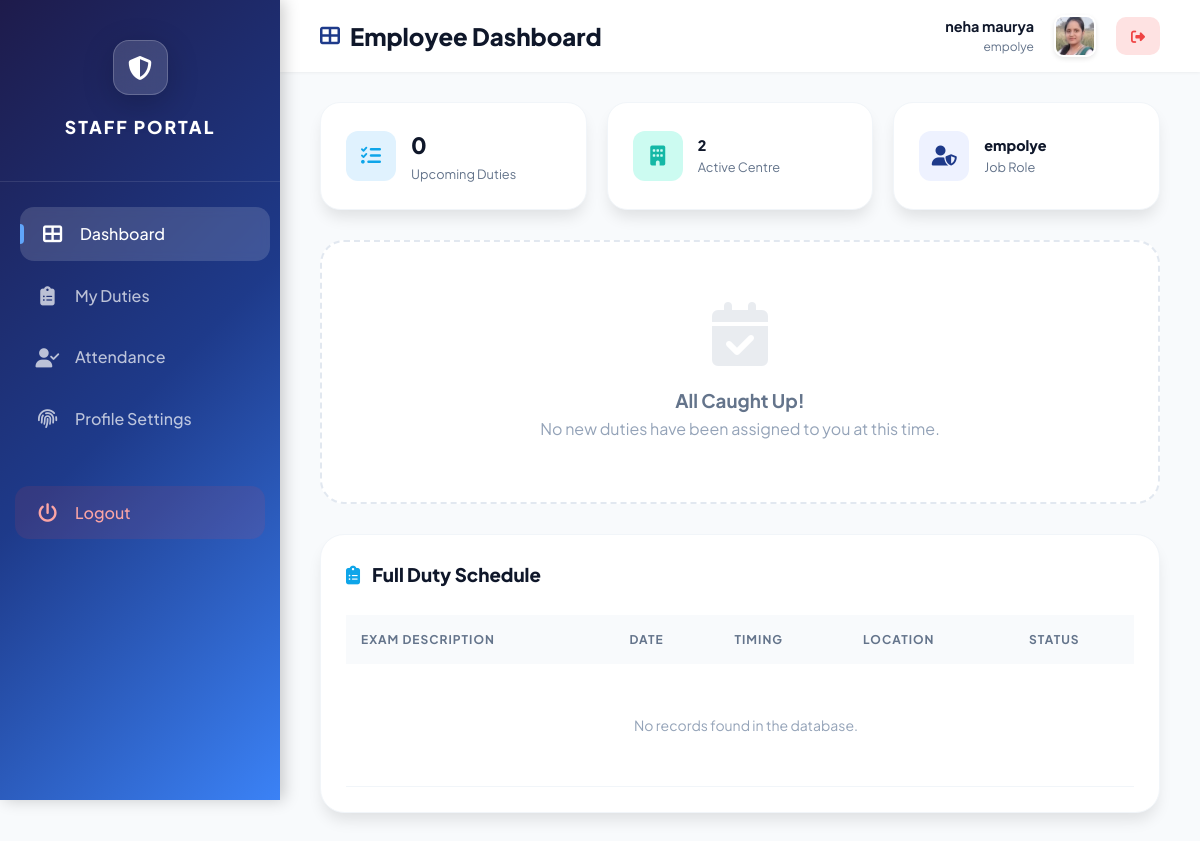
/employee/employee_dashboard.php (signed in), run on the app's committed database.
### tables this page shows
CREATE TABLE `employees` (
  `id` int(11) NOT NULL,
  `name` varchar(100) DEFAULT NULL,
  `email` varchar(100) DEFAULT NULL,
  `role` varchar(50) DEFAULT NULL,
  `centre` varchar(100) DEFAULT NULL,
  `password` varchar(255) DEFAULT NULL,
  `photo` varchar(255) DEFAULT NULL,
  `created_at` timestamp NOT NULL DEFAULT current_timestamp()
);

### employee/employee_dashboard.php (the view, shortened to what this page needs)
<?php
include("../config.php");
$emp_id = $_SESSION['emp_id'];
$today = date('Y-m-d');
$query = mysqli_query($conn, "SELECT * FROM employees WHERE id = '$emp_id'");
$row = mysqli_fetch_assoc($query);
$emp_name   = $row['name'] ?? 'Employee';
$emp_role   = $row['role'] ?? 'Staff Member';
$emp_centre = $row['centre'] ?? 'Not Assigned';
$emp_photo  = $row['photo'] ?? 'default.png';
$duty_query = mysqli_query($conn, "SELECT * FROM duties WHERE employee_id = '$emp_id' AND exam_date >= '$today' ORDER BY exam_date ASC LIMIT 1");
$active_duty = mysqli_fetch_assoc($duty_query);
$all_duties = mysqli_query($conn, "SELECT * FROM duties WHERE employee_id = '$emp_id' AND exam_date >= '$today' ORDER BY exam_date ASC");
$total_count = mysqli_num_rows($all_duties);
?>
<!DOCTYPE html>
<html lang="en">
<head>
    <link rel="stylesheet" href="https://cdnjs.cloudflare.com/ajax/libs/font-awesome/6.4.0/css/all.min.css">
</head>
<body>
<?php include("sidebar.php"); ?>
<div class="main-content">
    <header class="top-header">
        <div style="display:flex; align-items:center; gap:10px;">
            <i class="fas fa-th-large" style="color: var(--primary); font-size: 20px;"></i>
            <h2 style="font-weight: 800; color: var(--dark);">Employee Dashboard</h2>
        </div>
        <div style="display: flex; align-items: center; gap: 20px;">
            <div style="text-align: right; line-height: 1.2;" class="hide-mobile">
                <strong style="font-size: 0.9rem; display:block;"><?php echo htmlspecialchars($emp_name); ?></strong>
                <span style="font-size: 0.75rem; color: #64748b;"><?php echo htmlspecialchars($emp_role); ?></span>
            </div>
            <img src="../image/<?php echo $emp_photo; ?>"
                 style="width: 42px; height:42px; border-radius:10px; object-fit: cover; border: 2px solid white; box-shadow: 0 2px 5px rgba(0,0,0,0.1);"
                 onerror="this.src='https://ui-avatars.com/api/?name=<?php echo urlencode($emp_name); ?>&background=random'">
            <a href="logout.php" class="logout-btn"><i class="fas fa-sign-out-alt"></i></a>
        </div>
    </header>
    <div class="container">
        <div class="stat-grid">
            <div class="stat-card">
                <div class="stat-icon" style="background: #e0f2fe; color: var(--secondary);"><i class="fas fa-tasks"></i></div>
                <div>
                    <h3 style="font-size: 1.4rem; font-weight: 800;"><?php echo $total_count; ?></h3>
                    <p style="font-size: 0.8rem; color: #64748b;">Upcoming Duties</p>
                </div>
            </div>
            <div class="stat-card">
                <div class="stat-icon" style="background: #ccfbf1; color: var(--accent);"><i class="fas fa-building"></i></div>
                <div>
                    <h3 style="font-size: 0.9rem; font-weight: 800;"><?php echo htmlspecialchars($emp_centre); ?></h3>
                    <p style="font-size: 0.8rem; color: #64748b;">Active Centre</p>
                </div>
            </div>
            <div class="stat-card">
                <div class="stat-icon" style="background: #eef2ff; color: var(--primary);"><i class="fas fa-user-shield"></i></div>
                <div>
                    <h3 style="font-size: 0.9rem; font-weight: 800;"><?php echo htmlspecialchars($emp_role); ?></h3>
                    <p style="font-size: 0.8rem; color: #64748b;">Job Role</p>
                </div>
            </div>
        </div>
        <?php if($active_duty): ?>
        <div class="duty-card-hero">
            <span style="background: rgba(255,255,255,0.2); padding: 5px 12px; border-radius: 50px; font-size: 10px; font-weight: 700; text-transform: uppercase; letter-spacing: 1px;">Upcoming Exam Duty</span>
            <h1 style="font-size: 2.2rem; margin: 15px 0; font-weight: 800;"><?php echo htmlspecialchars($active_duty['exam_name']); ?></h1>
            <div style="display:flex; flex-wrap:wrap; gap:30px; font-weight: 500;">
                <span><i class="fas fa-calendar-day" style="margin-right: 8px;"></i> <?php echo date('D, d M Y', strtotime($active_duty['exam_date'])); ?></span>
                <span><i class="fas fa-clock" style="margin-right: 8px;"></i> <?php echo htmlspecialchars($active_duty['exam_time']); ?></span>
                <span><i class="fas fa-door-open" style="margin-right: 8px;"></i> Room: <?php echo htmlspecialchars($active_duty['room']); ?></span>
            </div>
        </div>
        <?php else: ?>
        <div style="background:#fff; padding:60px 20px; border-radius:24px; text-align:center; color:#94a3b8; margin-bottom:30px; border:2px dashed #e2e8f0;">
            <i class="fas fa-calendar-check fa-4x" style="margin-bottom: 20px; opacity: 0.2;"></i>
            <h3 style="color: #64748b;">All Caught Up!</h3>
            <p>No new duties have been assigned to you at this time.</p>
        </div>
        <?php endif; ?>
        <div class="table-box">
            <h3 style="margin-bottom: 25px; font-weight: 800; color: var(--dark);">
                <i class="fas fa-clipboard-list" style="color: var(--secondary); margin-right:12px;"></i>Full Duty Schedule
            </h3>
            <div class="table-responsive">
                <table>
                    <thead>
                        <tr>
                            <th>Exam Description</th>
                            <th>Date</th>
                            <th>Timing</th>
                            <th>Location</th>
                            <th>Status</th>
                        </tr>
                    </thead>
                    <tbody>
                        <?php if(mysqli_num_rows($all_duties) > 0): ?>
                            <?php while($d = mysqli_fetch_assoc($all_duties)): ?>
                            <tr>
                                <td>
                                    <div style="font-weight: 700; color: var(--dark);"><?php echo htmlspecialchars($d['exam_name']); ?></div>
                                    <small style="color: #94a3b8;">Ref ID: #<?php echo $d['id']; ?></small>
                                </td>
                                <td><i class="far fa-calendar-alt" style="margin-right: 5px; color: #64748b;"></i> <?php echo date('d M, Y', strtotime($d['exam_date'])); ?></td>
                                <td><i class="far fa-clock" style="margin-right: 5px; color: #64748b;"></i> <?php echo htmlspecialchars($d['exam_time']); ?></td>
                                <td><span style="background: #f1f5f9; padding: 6px 12px; border-radius: 8px; font-weight: 700; color: var(--primary);">Room <?php echo htmlspecialchars($d['room']); ?></span></td>
                                <td><span class="status-badge"><i class="fas fa-check-circle"></i> Assigned</span></td>
                            </tr>
                            <?php endwhile; ?>
                        <?php else: ?>
                            <tr>
                                <td colspan="5" style="text-align:center; padding: 50px; color: #94a3b8;">
                                    <p>No records found in the database.</p>
                                </td>
                            </tr>
                        <?php endif; ?>
                    </tbody>
                </table>
            </div>
        </div>
    </div>
</div>
</body>
</html>

### employee/employee_dashboard.php (style rules this page uses)
:root { --primary: #1e3a8a; --secondary: #0ea5e9; --accent: #14b8a6; --dark: #0f172a; --light-bg: #f8fafc; --white: #ffffff; --shadow: 0 10px 15px -3px rgba(0, 0, 0, 0.1); --sidebar-width: 260px; }
* { margin: 0; padding: 0; box-sizing: border-box; }
body { font-family: 'Plus Jakarta Sans', sans-serif; background-color: var(--light-bg); color: var(--dark); line-height: 1.6; display: flex; }
.main-content { flex: 1; margin-left: var(--sidebar-width); min-height: 100vh; width: calc(100% - var(--sidebar-width)); transition: all 0.3s ease; }
.top-header { background: rgba(255, 255, 255, 0.9); backdrop-filter: blur(10px); padding: 15px 40px; display: flex; justify-content: space-between; align-items: center; position: sticky; top: 0; z-index: 999; box-shadow: 0 1px 3px rgba(0,0,0,0.05); }
.container { padding: 30px 40px; max-width: 1400px; margin: 0 auto; }
.stat-grid { display: grid; grid-template-columns: repeat(auto-fit, minmax(240px, 1fr)); gap: 20px; margin-bottom: 30px; }
.stat-card { background: white; padding: 25px; border-radius: 20px; border: 1px solid #f1f5f9; display: flex; align-items: center; gap: 15px; box-shadow: var(--shadow); }
.stat-icon { width: 50px; height: 50px; border-radius: 12px; display: flex; align-items: center; justify-content: center; font-size: 20px; }
.table-box { background: var(--white); border-radius: 24px; padding: 25px; box-shadow: var(--shadow); border: 1px solid #f1f5f9; }
.table-responsive { overflow-x: auto; }
table { width: 100%; border-collapse: collapse; min-width: 800px; }
th { text-align: left; padding: 15px; background: #f8fafc; color: #64748b; font-size: 12px; text-transform: uppercase; letter-spacing: 1px; }
td { padding: 18px 15px; border-bottom: 1px solid #f1f5f9; font-size: 14px; }
.logout-btn { background: #fee2e2; color: #ef4444; padding: 8px 15px; border-radius: 10px; text-decoration: none; font-size: 14px; font-weight: 600; transition: 0.3s; }

### employee/sidebar.php (style rules this page uses)
:root { --gradient-1: #1e3a8a; --gradient-2: #3b82f6; --gradient-3: #1e1b4b; --sidebar-width: 280px; --transition: all 0.4s cubic-bezier(0.4, 0, 0.2, 1); }

### data on the page
employees: name "neha maurya", role "empolye", photo (picture), centre "2"

### other printed values
$total_count "0"
